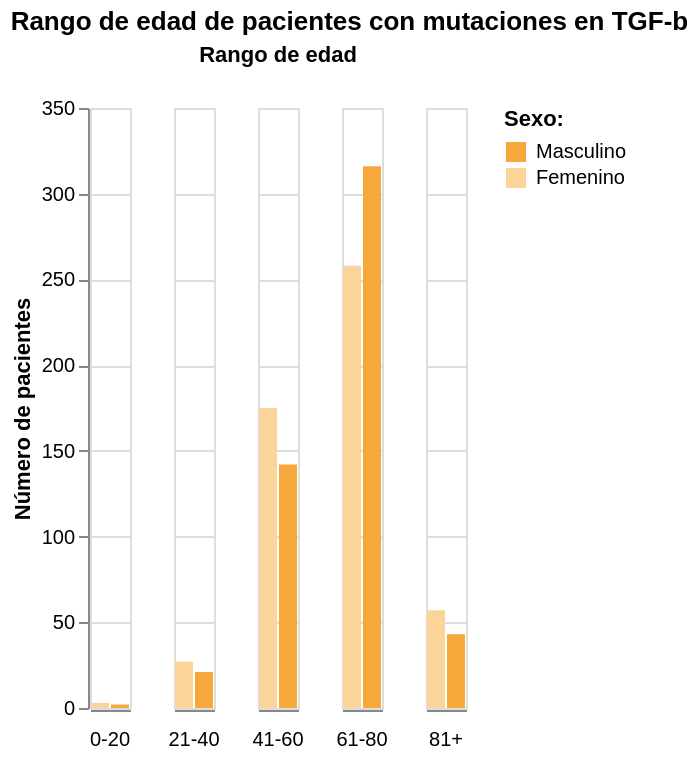

The cell this chart's notebook holds for it:
### Code cell
import altair as alt

chart = alt.Chart(df_donor_sex).mark_bar().encode(
    alt.X("donor_sex:N")
        .title('')
        .axis(labels=False, ticks=False),
    alt.Y("count(icgc_donor_id):Q")
        .title("Número de pacientes"),
    alt.Color("donor_sex:N")
        .scale(domain=("Masculino", "Femenino"), range=["#f7a83a", "#fbd499"])
        .title("Sexo:"),
    alt.Column("age_group:O")
        .title("Rango de edad")
        .header(labelOrient='bottom')  # Orientar las etiquetas hacia la parte inferior
).properties(
    width=20,
    title="Rango de edad de pacientes con mutaciones en TGF-b"
).transform_calculate(
    "donor_sex", alt.expr.if_(alt.datum.donor_sex == 'Masculino', "Masculino", "Femenino")
)

# Guardar la imagen como PNG con mayor resolución (300 dpi)
#chart.save("../run/imagenes/pacientes_sexo_{0}.png".format(family_name), dpi=600)  # Aumenta el valor de scale para mejorar la resolución


chart

### Figure 1 — Vega-Lite specification as saved in the notebook (floating-point values rounded to 4 significant figures; data arrays with more than 128 entries replaced by an {"elided": "..."} marker saying what was removed)
{"config": {"view": {"continuousWidth": 300, "continuousHeight": 300}}, "data": {"name": "data-8ca624d07512c1789b79d1a8b59e7de9"}, "mark": {"type": "bar"}, "encoding": {"color": {"field": "donor_sex", "scale": {"domain": ["Masculino", "Femenino"], "range": ["#f7a83a", "#fbd499"]}, "title": "Sexo:", "type": "nominal"}, "column": {"field": "age_group", "header": {"labelOrient": "bottom"}, "title": "Rango de edad", "type": "ordinal"}, "x": {"axis": {"labels": false, "ticks": false}, "field": "donor_sex", "title": "", "type": "nominal"}, "y": {"aggregate": "count", "field": "icgc_donor_id", "title": "Número de pacientes", "type": "quantitative"}}, "title": "Rango de edad de pacientes con mutaciones en TGF-b", "transform": [{"calculate": "if((datum.donor_sex === 'Masculino'),'Masculino','Femenino')", "as": "donor_sex"}], "width": 20, "$schema": "https://vega.github.io/schema/vega-lite/v5.17.0.json", "datasets": {"data-8ca624d07512c1789b79d1a8b59e7de9": {"elided": "1044 records"}}}
